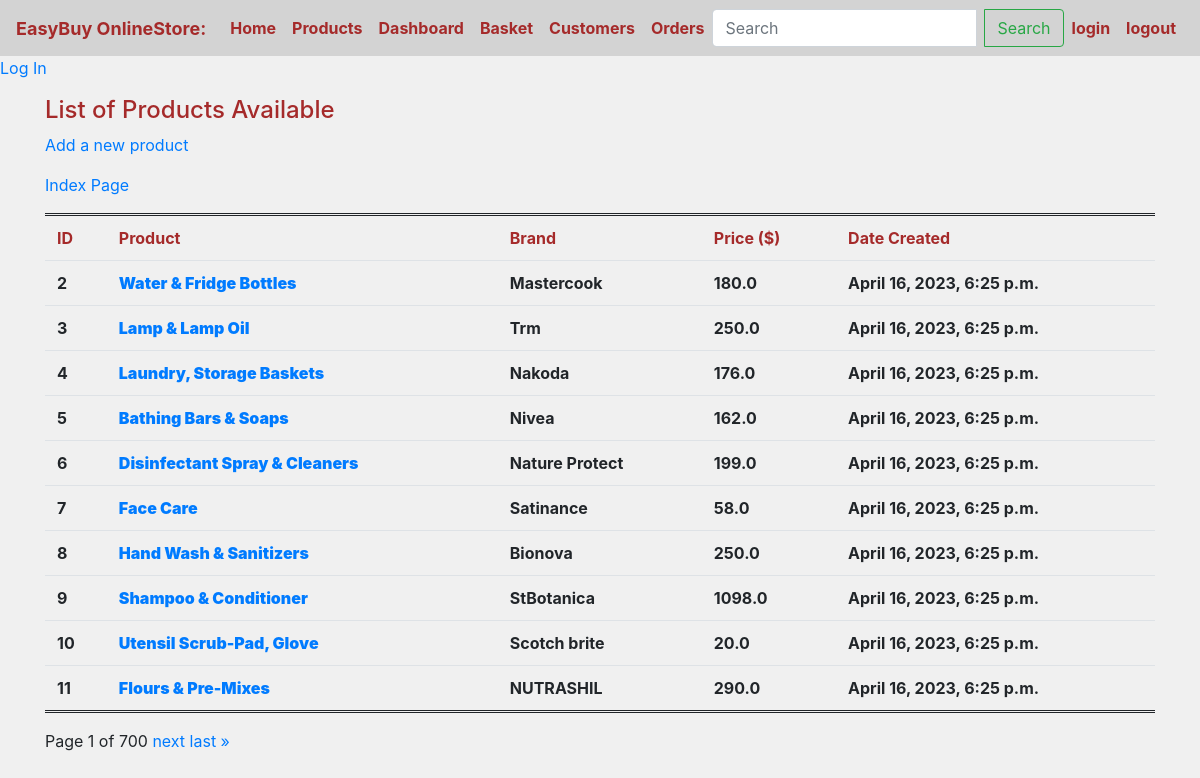
The app's page /product_list with its own data.
### onlineStore/models.py (models this page shows, shortened)
class Products(models.Model):
    id = models.BigAutoField(primary_key=True)
    product_type = models.CharField(max_length=200)
    brand        = models.CharField(max_length=200)
    price_usd   = models.FloatField()
    created_date = models.DateTimeField(auto_now_add=True)

### onlineStore/views.py (the view)
# urls.py: path('product_list', views.product_list, name='product_list'),
def product_list(request):
    try:
        product_list = Products.objects.all()
        paginator = Paginator(product_list, 10) # 10 items per page
        page = request.GET.get('page')
        products = paginator.get_page(page)
        return render(request, 'onlineStore/product_list.html', {'products': products})
    except Exception as e:
        return render(request, 'onlineStore/error.html', {'error': 'Oops! Something went wrong.'})

### onlineStore/templates/onlineStore/product_list.html (shortened to what this page needs)
{% extends 'onlineStore/base.html' %}
    {% block content %}
<body style="background-color: #f0f0f0;">
    <h4 style="color:#a52a2a;">List of Products Available</h4>
    <p><a href="{% url 'onlineStore:product_new' %}">Add a new product</a></p>
    <p><a href="{% url 'onlineStore:product_new' %}">Index Page</a></p>
        <table class="table table-hover border="1"">
            <tr>
                <th style="color:#a52a2a;">ID</th>
                <th style="color:#a52a2a;">Product</th>
                <th style="color:#a52a2a;">Brand</th>
                <th style="color:#a52a2a;">Price ($)</th>
                <th style="color:#a52a2a;">Date Created</th>
            </tr>
        {% for product in products %}
            <tr>
                <th>{{product.id}}</th>
                <th><b> <a href="{% url 'onlineStore:product_detail' id=product.id %}">{{product.product_type}}</a></b></th>
                <th>{{product.brand}}</th>
                <th>{{product.price_usd}}</th>
                <th>{{product.created_date}}</th>
            </tr>
        {% endfor %}
        </table>
    <div class="pagination">
        <span class="step-links">
            <span class="current-page">
                Page {{ products.number }} of {{ products.paginator.num_pages }}
            </span>
            {% if products.has_next %}
                <a href="?page={{ products.next_page_number }}">next</a>
                <a href="?page={{ products.paginator.num_pages }}">last &raquo;</a>
            {% endif %}
        </span>
    </div>
</body>
{% endblock %}

### onlineStore/templates/onlineStore/base.html (shortened to what this page needs)
<html>
<head>
  <link rel="stylesheet" href="https://stackpath.bootstrapcdn.com/bootstrap/4.3.1/css/bootstrap.min.css">
</head>
<body>
   <nav class="navbar navbar-expand-lg navbar-light" style="background-color: #d3d3d3;">
    <a class="navbar-brand" href="#" style="color:#a52a2a; font-size: 18px; font-weight: bold;">EasyBuy OnlineStore:</a>
    <div class="collapse navbar-collapse" id="navbarNav">
      <ul class="navbar-nav">
        <li class="nav-item">
          <a class="nav-link" href = "{% url 'onlineStore:index' %}" style="color:#a52a2a; font-weight: bold;">Home</a>
        </li>
        <li class="nav-item active">
          <a class="nav-link" href = "{% url 'onlineStore:product_list' %}" style="color:#a52a2a; font-weight: bold;">Products</a>
        </li>
        <li class="nav-item">
          <a class="nav-link" href = "{% url 'onlineStore:dashboard' %}" style="color:#a52a2a; font-weight: bold;">Dashboard</a>
        </li>
        <li class="nav-item">
          <a class="nav-link" href = "{% url 'onlineStore:basket_detail' %}" style="color:#a52a2a; font-weight: bold;">Basket</a>
        </li>
        <li class="nav-item">
          <a class="nav-link" href = "{% url 'onlineStore:customer_list' %}" style="color:#a52a2a; font-weight: bold;">Customers</a>
        </li>
        <li class="nav-item">
          <a class="nav-link" href = "{% url 'onlineStore:order_list' %}" style="color:#a52a2a; font-weight: bold;">Orders</a>
        </li>
      </ul>
      <ul class="navbar-nav mx-auto">
        <li class="nav-item">
          <form class="form-inline my-2 my-lg-0">
            <div class="input-group">
              <input class="form-control mr-sm-2" name="q" type="Search" placeholder="Search">
              <div class="input-group-append">
                <button class="btn btn-outline-success my-2 my-sm-0" type="submit">
                  Search
                </button>
              </div>
            </div>
          </form>
        </li>
      </ul>
      <ul class="navbar-nav ml-auto text-right">
        <li class="nav-item">
          <a class="nav-link" href="{% url 'onlineStore:login' %}" style="color:#a52a2a; font-weight: bold;">login</a>
        </li>
        <li class="nav-item">
           <a class="nav-link" href="{% url 'onlineStore:logout' %}" style="color:#a52a2a; font-weight: bold;">logout</a>
        </li>
      </ul>
    </div>
  </nav>
  {% if user.is_staff %}
  <p>
  <a href = "{% url 'onlineStore:product_list' %}">Products</a>
  <a href = "{% url 'onlineStore:dashboard' %}">Dashboard</a> |
  <a href = "{% url 'onlineStore:basket_detail' %}">Basket</a>
  <a href = "{% url 'onlineStore:customer_list' %}">Customers</a> |
  <a href = "{% url 'onlineStore:order_list' %}">Orders</a> |
  {% else %}
    <div class="center">
    {% endif %}
    {% if user.is_authenticated %}
    <a href = "{% url 'onlineStore:logout' %}">Log Out</a> </p>
    {% else %}
    <a href = "{% url 'onlineStore:login' %}">Log In</a>
    {% endif %}
    </div>
  <div class="container">
    {% block content %}
    {% endblock content %}
  </div>
</body>
</html>

### onlineStore/templates/onlineStore/product_list.html (style rules this page uses)
table { border-top: double; border-bottom: double; border-right: blank }

### records on screen
Products: id "2", product_type "Water & Fridge Bottles", brand "Mastercook", price_usd "180.0", created_date "April 16, 2023, 6:25 p.m."
Products: id "3", product_type "Lamp & Lamp Oil", brand "Trm", price_usd "250.0", created_date "April 16, 2023, 6:25 p.m."
Products: id "4", product_type "Laundry, Storage Baskets", brand "Nakoda", price_usd "176.0", created_date "April 16, 2023, 6:25 p.m."
Products: id "5", product_type "Bathing Bars & Soaps", brand "Nivea", price_usd "162.0", created_date "April 16, 2023, 6:25 p.m."
Products: id "6", product_type "Disinfectant Spray & Cleaners", brand "Nature Protect", price_usd "199.0", created_date "April 16, 2023, 6:25 p.m."
Products: id "7", product_type "Face Care", brand "Satinance", price_usd "58.0", created_date "April 16, 2023, 6:25 p.m."
Products: id "8", product_type "Hand Wash & Sanitizers", brand "Bionova", price_usd "250.0", created_date "April 16, 2023, 6:25 p.m."
Products: id "9", product_type "Shampoo & Conditioner", brand "StBotanica", price_usd "1098.0", created_date "April 16, 2023, 6:25 p.m."
Products: id "10", product_type "Utensil Scrub-Pad, Glove", brand "Scotch brite", price_usd "20.0", created_date "April 16, 2023, 6:25 p.m."
Products: id "11", product_type "Flours & Pre-Mixes", brand "NUTRASHIL", price_usd "290.0", created_date "April 16, 2023, 6:25 p.m."

### other values on screen
{{ products.number }} "1"
{{ products.paginator.num_pages }} "700"
